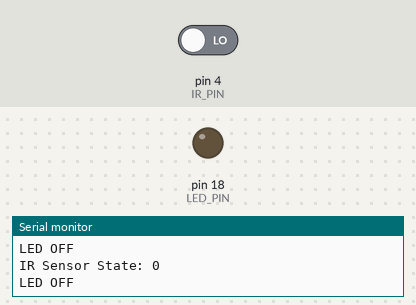
Bench run of a sketch on a simulated Arduino Uno, built with avr-gcc and run on an emulated ATmega328P. On the bench: output pins drawn as LEDs (lit = HIGH), the last lines printed to the serial monitor. Inputs (shaded band) come from the test bench; at power-on: pin 4 (IR_PIN) LOW.

Above: at 1.2 s.
1.3 s: pin 4 (IR_PIN) driven HIGH
At 2.5 s:
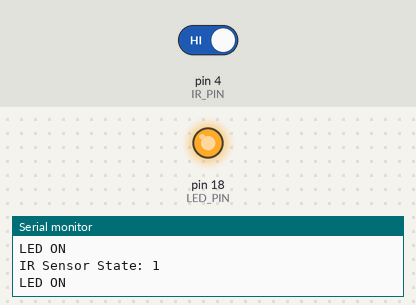
2.8 s: pin 4 (IR_PIN) driven LOW
At 4.0 s:
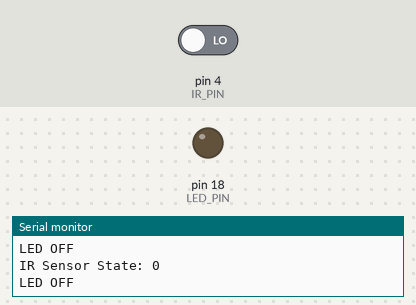
Timing chart, 0 to 5.8 s (numbered marks = the images above; inputs shaded):
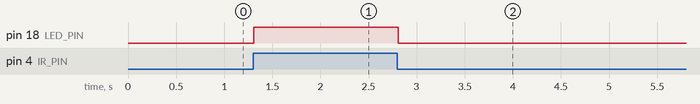

The sketch:

16_IR.ino
```cpp
// Define GPIO pins
#define LED_PIN 18 // GPIO connected to the LED
#define IR_PIN 4   // GPIO connected to the IR sensor (digital output)

void setup() {
  // Initialize the serial communication for debugging (optional)
  Serial.begin(115200);

  // Set the LED pin as an output
  pinMode(LED_PIN, OUTPUT);

  // Set the IR pin as an input
  pinMode(IR_PIN, INPUT);

  // Initialize the LED state to OFF
  digitalWrite(LED_PIN, LOW);
}

void loop() {
  // Read the digital value from the IR sensor
  int irValue = digitalRead(IR_PIN);

  // Print the IR sensor state to the serial monitor for debugging
  Serial.print("IR Sensor State: ");
  Serial.println(irValue);

  // Check the IR sensor state
  if (irValue == HIGH) {
    digitalWrite(LED_PIN, HIGH); // Turn on the LED
    Serial.println("LED ON");
  } else {
    digitalWrite(LED_PIN, LOW); // Turn off the LED
    Serial.println("LED OFF");
  }

  // Add a small delay to avoid spamming the serial monitor
  delay(100);
}
```

Measured:
- after the input at 1.3 s, pin 18 (LED_PIN): LOW → HIGH at once
- after the input at 2.8 s, pin 18 (LED_PIN): HIGH → LOW at once
